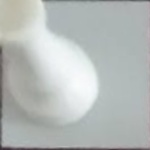
#> input picture images/0:0W.jpg, 150 x 150 px
$ python -i crop_image.py   (imports and definitions only)
#> lines starting #> are read from the running program, lines starting #| are printed output that depends on the picture; after the words box and inside, x2 and y2 are one past the last pixel; in counts of white or black regions, pixels touching at a corner belong together
#> further down, picture is the input picture: shape (150, 150, 3); mean B, G, R 184.7, 186.6, 181.6
import cv2.cv2 as cv2
import numpy as np
import chess
from checkers.color import Color
from config import BOARD_DIM


def detect_edges(img):
    contoured_img = img.copy()
    imgray = cv2.cvtColor(contoured_img, cv2.COLOR_BGR2GRAY)
    blur = cv2.GaussianBlur(imgray, (3, 3), 0)
    thresh = cv2.adaptiveThreshold(blur, 255, cv2.ADAPTIVE_THRESH_MEAN_C, cv2.THRESH_BINARY, 9, 4)
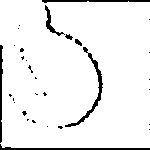
#> thresh: shape (150, 150); 93.9% white; 31 black regions (24 under 20 px)
    contours, _ = cv2.findContours(thresh,
                                   cv2.RETR_TREE,
                                   cv2.CHAIN_APPROX_SIMPLE)
#> contours = 27 contours, 20 with area under 20; largest, box (x1, y1, x2, y2) and area: (0, 0, 150, 148) 21466, (64, 52, 104, 128) 407, (44, 4, 65, 37) 171, (74, 38, 83, 47) 40, (64, 33, 74, 41) 36, (82, 46, 89, 54) 29, (21, 110, 28, 117) 21
    cv2.drawContours(contoured_img, contours, -1, (0, 255, 0), 3)
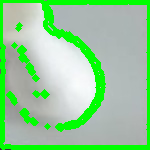
#> contoured_img: shape (150, 150, 3); mean B, G, R 150.6, 204.7, 147.7
    return contoured_img, thresh, contours


def chessboard_squares(img):
    height = img.shape[0] // BOARD_DIM
    width = img.shape[1] // BOARD_DIM
    for i in range(BOARD_DIM):
        for j in range(BOARD_DIM):
            yield i, j, img[i * width:(i + 1) * width, j * height:(j + 1) * height]


def find_pieces(img):
    for x, y, square in chessboard_squares(img):
        _, thresh, _ = detect_edges(square)
        aoi = get_aoi(square)
        xd = np.array(aoi).mean(axis=(0, 1))
        print(xd)
        if is_occupied(thresh):
            position = (7 - x) * 8 + y
            yield position, Color.WHITE if xd.mean() > 120 else Color.BLACK


def get_aoi(img):
    height = img.shape[0] // 2
    width = img.shape[1] // 2

    start_x = (img.shape[0] - height) // 2
    end_x = (img.shape[0] + height) // 2

    start_y = (img.shape[1] - width) // 2
    end_y = (img.shape[1] + width) // 2

    aoi = img[start_y:end_y, start_x:end_x]
    return aoi


def is_occupied(thresh):
    intersection = np.logical_not(get_aoi(thresh))
    return intersection.any()

>>> import cv2
>>> picture = cv2.imread('images/0:0W.jpg')
>>> result = detect_edges(picture)

$ run again, on images/0:2W.jpg
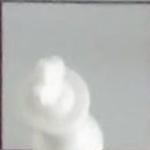
#> input picture images/0:2W.jpg, 150 x 150 px
#> picture is the input picture: shape (150, 150, 3); mean B, G, R 185.5, 187.3, 185.5
#> in detect_edges, `thresh = cv2.adaptiveThreshold(blur, 255, cv2.ADAPTIVE_THRESH_MEAN_C, ..`:
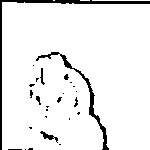
#> thresh: shape (150, 150); 93.4% white; 26 black regions (19 under 20 px)
#> contours = 28 contours, 19 with area under 20; largest, box (x1, y1, x2, y2) and area: (2, 2, 150, 150) 20872, (35, 51, 61, 62) 96, (39, 130, 55, 141) 74, (39, 67, 46, 86) 54, (35, 95, 42, 106) 36
#> in detect_edges, `cv2.drawContours(contoured_img, contours, -1, (0, 255, 0), 3)`:
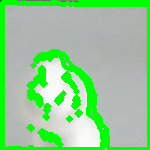
#> contoured_img: shape (150, 150, 3); mean B, G, R 146.5, 204.5, 146.1
